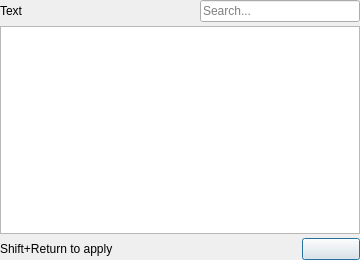
<?xml version="1.0" encoding="UTF-8"?>
<ui version="4.0">
  <class>EditorPanel</class>
  <widget class="QWidget" name="EditorPanel">
    <property name="geometry">
      <rect>
        <x>0</x>
        <y>0</y>
        <width>360</width>
        <height>260</height>
      </rect>
    </property>
    <property name="sizePolicy">
      <sizepolicy hsizetype="Preferred" vsizetype="Preferred">
        <horstretch>0</horstretch>
        <verstretch>0</verstretch>
      </sizepolicy>
    </property>
    <property name="minimumSize">
      <size>
        <width>280</width>
        <height>160</height>
      </size>
    </property>
    <layout class="QGridLayout" name="gridLayout">
      <property name="spacing">
        <number>4</number>
      </property>
      <property name="leftMargin">
        <number>0</number>
      </property>
      <property name="topMargin">
        <number>0</number>
      </property>
      <property name="rightMargin">
        <number>0</number>
      </property>
      <property name="bottomMargin">
        <number>0</number>
      </property>
      <item row="0" column="0">
        <layout class="QHBoxLayout" name="headerLayout">
          <property name="spacing">
            <number>4</number>
          </property>
          <property name="leftMargin">
            <number>0</number>
          </property>
          <property name="topMargin">
            <number>0</number>
          </property>
          <property name="rightMargin">
            <number>0</number>
          </property>
          <property name="bottomMargin">
            <number>0</number>
          </property>
          <item>
            <widget class="QLabel" name="headerLabel">
              <property name="class" stdset="0">
                <string>panel-label</string>
              </property>
              <property name="text">
                <string>Text</string>
              </property>
            </widget>
          </item>
          <item>
            <spacer name="headerSpacer">
              <property name="orientation">
                <enum>Qt::Horizontal</enum>
              </property>
              <property name="sizeHint" stdset="0">
                <size>
                  <width>40</width>
                  <height>0</height>
                </size>
              </property>
            </spacer>
          </item>
          <item>
            <widget class="QLineEdit" name="searchEntry">
              <property name="maximumSize">
                <size>
                  <width>160</width>
                  <height>16777215</height>
                </size>
              </property>
              <property name="placeholderText">
                <string>Search...</string>
              </property>
              <property name="clearButtonEnabled">
                <bool>true</bool>
              </property>
            </widget>
          </item>
        </layout>
      </item>
      <item row="1" column="0">
        <widget class="QPlainTextEdit" name="textEdit">
          <property name="class" stdset="0">
            <string>widget-frame</string>
          </property>
          <property name="sizePolicy">
            <sizepolicy hsizetype="Expanding" vsizetype="Expanding">
              <horstretch>0</horstretch>
              <verstretch>0</verstretch>
            </sizepolicy>
          </property>
          <property name="lineWrapMode">
            <enum>QPlainTextEdit::WidgetWidth</enum>
          </property>
        </widget>
      </item>
      <item row="2" column="0">
        <layout class="QHBoxLayout" name="footerLayout">
          <property name="spacing">
            <number>4</number>
          </property>
          <property name="leftMargin">
            <number>0</number>
          </property>
          <property name="topMargin">
            <number>0</number>
          </property>
          <property name="rightMargin">
            <number>0</number>
          </property>
          <property name="bottomMargin">
            <number>0</number>
          </property>
          <item>
            <widget class="QLabel" name="hintLabel">
              <property name="class" stdset="0">
                <string>info-text</string>
              </property>
              <property name="text">
                <string>Shift+Return to apply</string>
              </property>
            </widget>
          </item>
          <item>
            <spacer name="footerSpacer">
              <property name="orientation">
                <enum>Qt::Horizontal</enum>
              </property>
              <property name="sizeHint" stdset="0">
                <size>
                  <width>40</width>
                  <height>0</height>
                </size>
              </property>
            </spacer>
          </item>
          <item>
            <widget class="QPushButton" name="okButton">
              <property name="minimumWidth">
                <number>50</number>
              </property>
              <property name="styleSheet">
                <string notr="true">min-width: 50px;</string>
              </property>
              <property name="icon">
                <iconset>
                  <normaloff>:/icons/enter</normaloff>
                </iconset>
              </property>
              <property name="default">
                <bool>true</bool>
              </property>
            </widget>
          </item>
        </layout>
      </item>
    </layout>
  </widget>
  <resources/>
  <connections/>
</ui>
